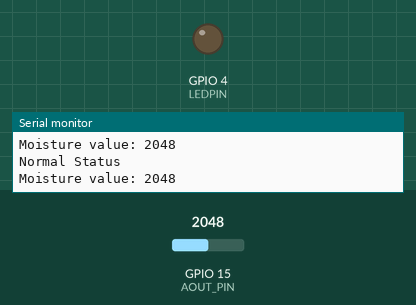
Recording of a sketch running on a simulated ESP32. On the bench: output pins drawn as LEDs (lit = HIGH), the last lines printed to the serial monitor. Inputs (shaded band) come from the test bench; at power-on: GPIO 15 (AOUT_PIN) = 2048.

Above: at 1.8 s.
1.9 s: GPIO 15 (AOUT_PIN) set to 3826
3.4 s: GPIO 15 (AOUT_PIN) set to 3938
At 4.5 s:
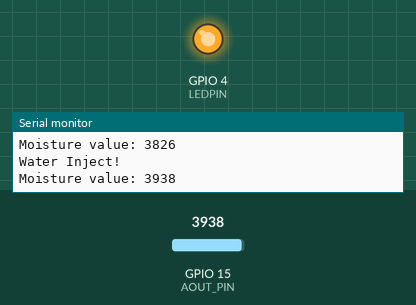
5.5 s: GPIO 15 (AOUT_PIN) set to 3860
At 7.2 s:
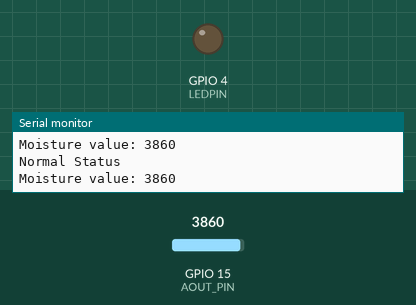
7.5 s: GPIO 15 (AOUT_PIN) set to 3940
At 8.8 s:
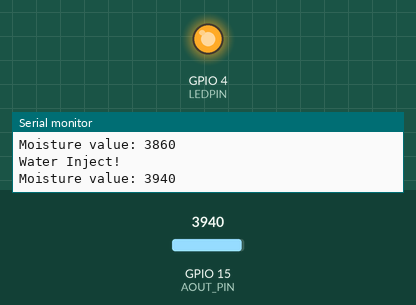
Timing chart, 0 to 10.5 s (numbered marks = the images above; inputs shaded):
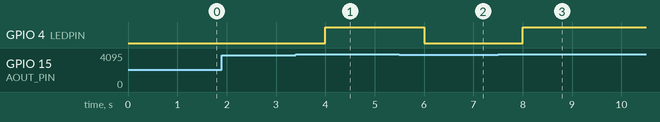

Measured:
- the behaviour switches between 3899 and 3900 on GPIO 15 (AOUT_PIN) (found by bisection; images 0 and 1)
- after the input at 3.4 s, GPIO 4 (LEDPIN): LOW → HIGH after 0.60 s
- after the input at 5.5 s, GPIO 4 (LEDPIN): HIGH → LOW after 0.50 s
- after the input at 7.5 s, GPIO 4 (LEDPIN): LOW → HIGH after 0.50 s

The sketch:

EX8_SOIL_SENSOR_LED_STATUS.ino
```cpp
int LEDPIN = 4;
#define AOUT_PIN 15

void setup() {
  // put your setup code here, to run once:
  Serial.begin(115200);
  analogSetAttenuation(ADC_11db);
  pinMode(LEDPIN, OUTPUT);
}

void loop() {
  // put your main code here, to run repeatedly:
  int value = analogRead(AOUT_PIN);
  if(value < 3900){
    digitalWrite(LEDPIN, LOW);
    Serial.println("Normal Status");
  } else {
    digitalWrite(LEDPIN, HIGH);
    Serial.println("Water Inject!");
  }

  Serial.print("Moisture value: ");
  Serial.println(value);

  delay(1000);
}
```
